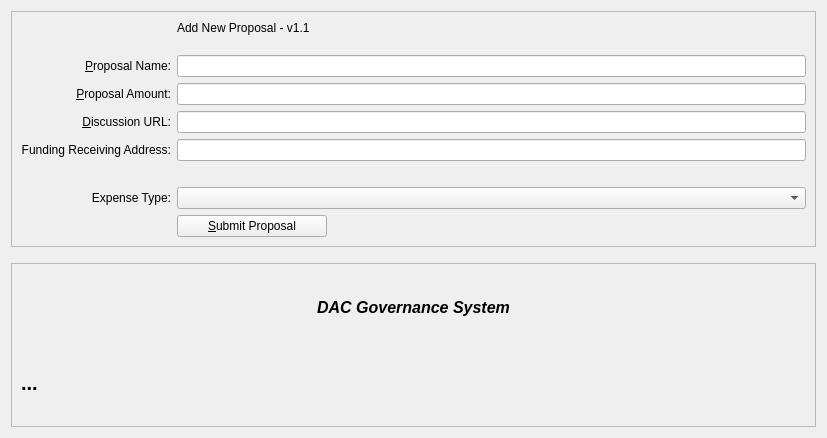
<?xml version="1.0" encoding="UTF-8"?>
<ui version="4.0">
 <class>ProposalAddDialog</class>
 <widget class="QWidget" name="ProposalAddDialog">
  <property name="geometry">
   <rect>
    <x>0</x>
    <y>0</y>
    <width>827</width>
    <height>438</height>
   </rect>
  </property>
  <layout class="QVBoxLayout" name="verticalLayout" stretch="0,0,1">
   <item>
    <widget class="QFrame" name="frame2">
     <property name="sizePolicy">
      <sizepolicy hsizetype="Preferred" vsizetype="Expanding">
       <horstretch>0</horstretch>
       <verstretch>0</verstretch>
      </sizepolicy>
     </property>
     <property name="frameShape">
      <enum>QFrame::StyledPanel</enum>
     </property>
     <property name="frameShadow">
      <enum>QFrame::Sunken</enum>
     </property>
     <layout class="QVBoxLayout" name="verticalLayout_3">
      <item>
       <layout class="QGridLayout" name="gridLayout">
        <item row="8" column="0">
         <widget class="QLabel" name="label_4">
          <property name="text">
           <string/>
          </property>
         </widget>
        </item>
        <item row="5" column="2">
         <widget class="QLineEdit" name="txtAmount">
          <property name="toolTip">
           <string>Proposal Amount</string>
          </property>
          <property name="inputMethodHints">
           <set>Qt::ImhDigitsOnly</set>
          </property>
         </widget>
        </item>
        <item row="5" column="0">
         <widget class="QLabel" name="label_212">
          <property name="toolTip">
           <string>Enter Proposal Amount</string>
          </property>
          <property name="text">
           <string>&amp;Proposal Amount:</string>
          </property>
          <property name="alignment">
           <set>Qt::AlignRight|Qt::AlignTrailing|Qt::AlignVCenter</set>
          </property>
          <property name="buddy">
           <cstring>txtAmount</cstring>
          </property>
         </widget>
        </item>
        <item row="6" column="2">
         <widget class="QLineEdit" name="txtURL">
          <property name="toolTip">
           <string>Discussion URL</string>
          </property>
         </widget>
        </item>
        <item row="6" column="0">
         <widget class="QLabel" name="label_22">
          <property name="toolTip">
           <string>Discussion URL</string>
          </property>
          <property name="text">
           <string>&amp;Discussion URL:</string>
          </property>
          <property name="alignment">
           <set>Qt::AlignRight|Qt::AlignTrailing|Qt::AlignVCenter</set>
          </property>
          <property name="buddy">
           <cstring>txtURL</cstring>
          </property>
         </widget>
        </item>
        <item row="4" column="2">
         <widget class="QLineEdit" name="txtName">
          <property name="toolTip">
           <string>Enter Proposal Name</string>
          </property>
         </widget>
        </item>
        <item row="2" column="2">
         <widget class="QLabel" name="label_5">
          <property name="text">
           <string>Add New Proposal - v1.1&lt;br&gt;</string>
          </property>
         </widget>
        </item>
        <item row="4" column="0">
         <widget class="QLabel" name="label_2">
          <property name="toolTip">
           <string>Enter Proposal Name</string>
          </property>
          <property name="text">
           <string>&amp;Proposal Name:</string>
          </property>
          <property name="alignment">
           <set>Qt::AlignRight|Qt::AlignTrailing|Qt::AlignVCenter</set>
          </property>
          <property name="buddy">
           <cstring>txtName</cstring>
          </property>
         </widget>
        </item>
        <item row="11" column="2">
         <layout class="QHBoxLayout" name="horizontalLayout">
          <item>
           <widget class="QPushButton" name="btnSubmit">
            <property name="minimumSize">
             <size>
              <width>150</width>
              <height>0</height>
             </size>
            </property>
            <property name="text">
             <string>&amp;Submit Proposal</string>
            </property>
           </widget>
          </item>
          <item>
           <spacer name="horizontalSpacer">
            <property name="orientation">
             <enum>Qt::Horizontal</enum>
            </property>
            <property name="sizeHint" stdset="0">
             <size>
              <width>40</width>
              <height>20</height>
             </size>
            </property>
           </spacer>
          </item>
         </layout>
        </item>
        <item row="11" column="0">
         <widget class="QLabel" name="label_7">
          <property name="text">
           <string/>
          </property>
         </widget>
        </item>
        <item row="9" column="2">
         <widget class="QComboBox" name="cmbExpenseType"/>
        </item>
        <item row="9" column="0">
         <widget class="QLabel" name="label_31">
          <property name="toolTip">
           <string>Expense Type</string>
          </property>
          <property name="text">
           <string>Expense Type:</string>
          </property>
          <property name="alignment">
           <set>Qt::AlignRight|Qt::AlignTrailing|Qt::AlignVCenter</set>
          </property>
         </widget>
        </item>
        <item row="7" column="2">
         <widget class="QLineEdit" name="txtAddress">
          <property name="toolTip">
           <string>Address</string>
          </property>
          <property name="inputMethodHints">
           <set>Qt::ImhNone</set>
          </property>
          <property name="echoMode">
           <enum>QLineEdit::Normal</enum>
          </property>
         </widget>
        </item>
        <item row="7" column="0">
         <widget class="QLabel" name="label194">
          <property name="toolTip">
           <string>Receiving Address</string>
          </property>
          <property name="text">
           <string>Funding Receiving Address:</string>
          </property>
          <property name="alignment">
           <set>Qt::AlignRight|Qt::AlignTrailing|Qt::AlignVCenter</set>
          </property>
         </widget>
        </item>
       </layout>
      </item>
     </layout>
    </widget>
   </item>
   <item>
    <spacer name="verticalSpacer_2">
     <property name="orientation">
      <enum>Qt::Vertical</enum>
     </property>
     <property name="sizeHint" stdset="0">
      <size>
       <width>20</width>
       <height>10</height>
      </size>
     </property>
    </spacer>
   </item>
   <item>
    <widget class="QFrame" name="frame">
     <property name="sizePolicy">
      <sizepolicy hsizetype="Preferred" vsizetype="Expanding">
       <horstretch>0</horstretch>
       <verstretch>0</verstretch>
      </sizepolicy>
     </property>
     <property name="frameShape">
      <enum>QFrame::StyledPanel</enum>
     </property>
     <property name="frameShadow">
      <enum>QFrame::Raised</enum>
     </property>
     <layout class="QVBoxLayout" name="verticalLayout_2">
      <item>
       <widget class="QLabel" name="label_6">
        <property name="font">
         <font>
          <weight>75</weight>
          <bold>true</bold>
         </font>
        </property>
        <property name="text">
         <string>&lt;html&gt;&lt;head/&gt;&lt;body&gt;&lt;p align=&quot;center&quot;&gt;&lt;span style=&quot; font-size:12pt; font-style:italic;&quot;&gt;DAC Governance System&lt;/span&gt;&lt;/p&gt;&lt;/body&gt;&lt;/html&gt;</string>
        </property>
       </widget>
      </item>
      <item>
       <layout class="QHBoxLayout" name="horizontalLayout_2">
        <item>
         <widget class="QLabel" name="txtInfo">
          <property name="font">
           <font>
            <pointsize>15</pointsize>
            <weight>75</weight>
            <bold>true</bold>
           </font>
          </property>
          <property name="text">
           <string>...</string>
          </property>
         </widget>
        </item>
        <item>
         <spacer name="horizontalSpacer_2">
          <property name="orientation">
           <enum>Qt::Horizontal</enum>
          </property>
          <property name="sizeHint" stdset="0">
           <size>
            <width>40</width>
            <height>20</height>
           </size>
          </property>
         </spacer>
        </item>
       </layout>
      </item>
     </layout>
    </widget>
   </item>
  </layout>
 </widget>
 <tabstops>
  <tabstop>txtName</tabstop>
  <tabstop>txtAmount</tabstop>
  <tabstop>txtURL</tabstop>
  <tabstop>txtAddress</tabstop>
  <tabstop>cmbExpenseType</tabstop>
  <tabstop>btnSubmit</tabstop>
 </tabstops>
 <resources>
  <include location="../biblepay.qrc"/>
 </resources>
 <connections/>
</ui>
